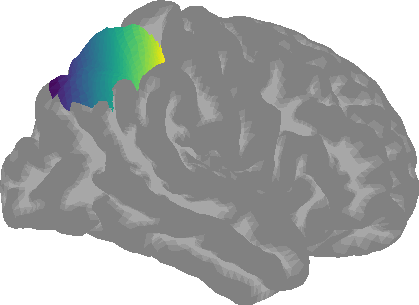

Generate this figure with Python:
"""Small fsaverage5 brain with a parietal 'number map' patch, for the braincoder illustration.

Usage: <env with nilearn>/bin/python brain_icon.py out.png
"""
import sys
import numpy as np
import matplotlib as mpl
import matplotlib.pyplot as plt
from nilearn import datasets, plotting, surface

out = sys.argv[1]
fs = datasets.fetch_surf_fsaverage('fsaverage5')
mesh = surface.load_surf_mesh(fs['pial_right'])
coords = mesh.coordinates if hasattr(mesh, 'coordinates') else mesh[0]
curv = surface.load_surf_data(fs['curv_right'])
bg = np.where(curv > 0, 0.55, 0.85)   # binary curvature, like pycortex

# a topographic patch in superior parietal cortex: value runs anterior -> posterior
centre = np.array([30, -60, 50])
d = np.linalg.norm(coords - centre, axis=1)
patch = d < 26
val = np.full(len(coords), np.nan)
val[patch] = coords[patch, 1]          # y coordinate as the "preferred stimulus"

fig = plt.figure(figsize=(3, 2.2))
ax = fig.add_subplot(111, projection='3d')
plotting.plot_surf_stat_map(fs['pial_right'], val, hemi='right', view='lateral',
                            bg_map=bg, bg_on_data=False,
                            cmap=mpl.colormaps['viridis'], colorbar=False,
                            threshold=None, axes=ax, figure=fig,
                            vmin=np.nanmin(val), vmax=np.nanmax(val))
ax.set_axis_off()
for a in (ax.xaxis, ax.yaxis, ax.zaxis):
    a.set_pane_color((1, 1, 1, 0))
fig.patch.set_alpha(0)
ax.patch.set_alpha(0)
fig.savefig(out, dpi=300, transparent=True, bbox_inches='tight', pad_inches=0)

# crop to the brain and lift the near-black/white curvature to two mid greys
from PIL import Image
im = Image.open(out)
im = im.crop(im.getchannel('A').getbbox())
a = np.asarray(im).astype(float)
grey = (a[..., :3].max(2) - a[..., :3].min(2)) < 18
a[grey, :3] = 110 + 0.5 * a[grey, :3]
Image.fromarray(a.clip(0, 255).astype(np.uint8)).save(out)
print('saved', out)
